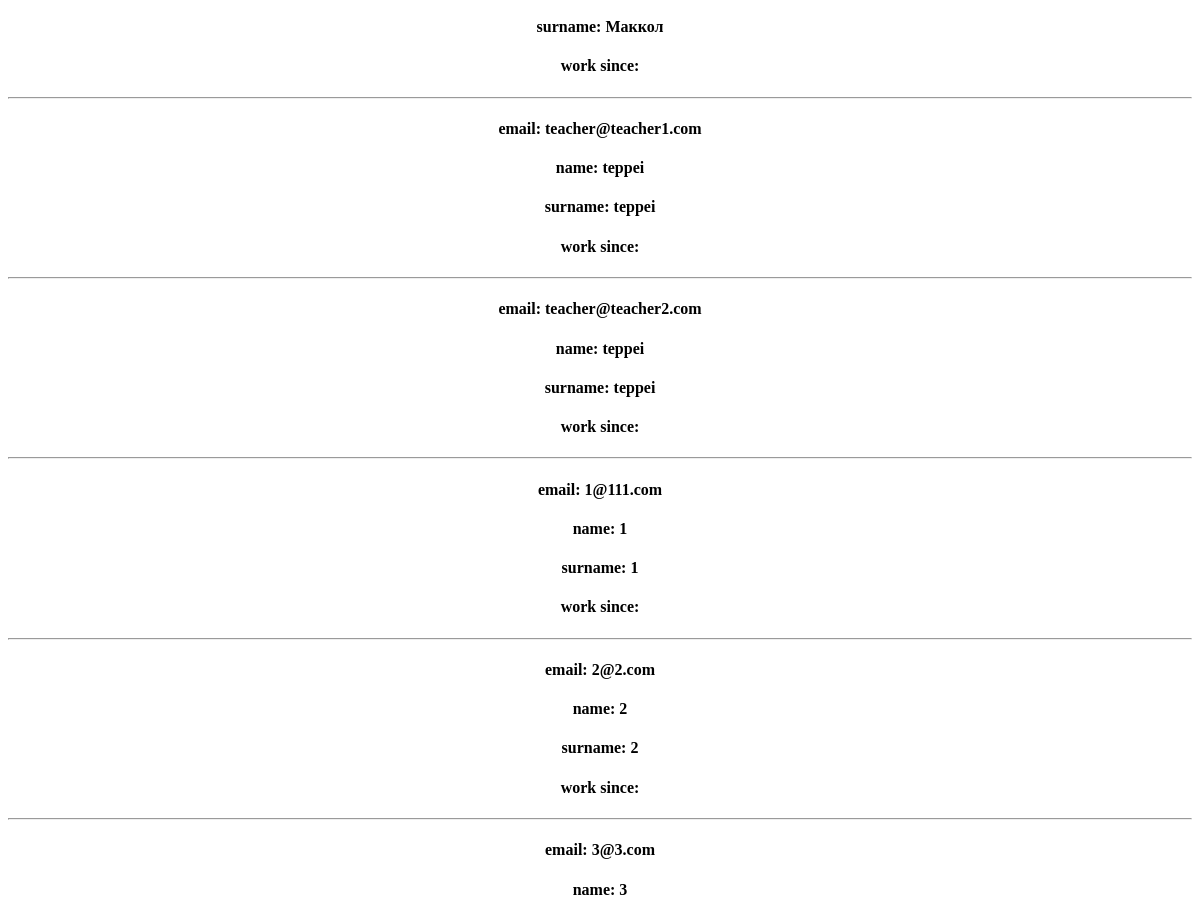
Before: /main/ (middle part) with the older database file.
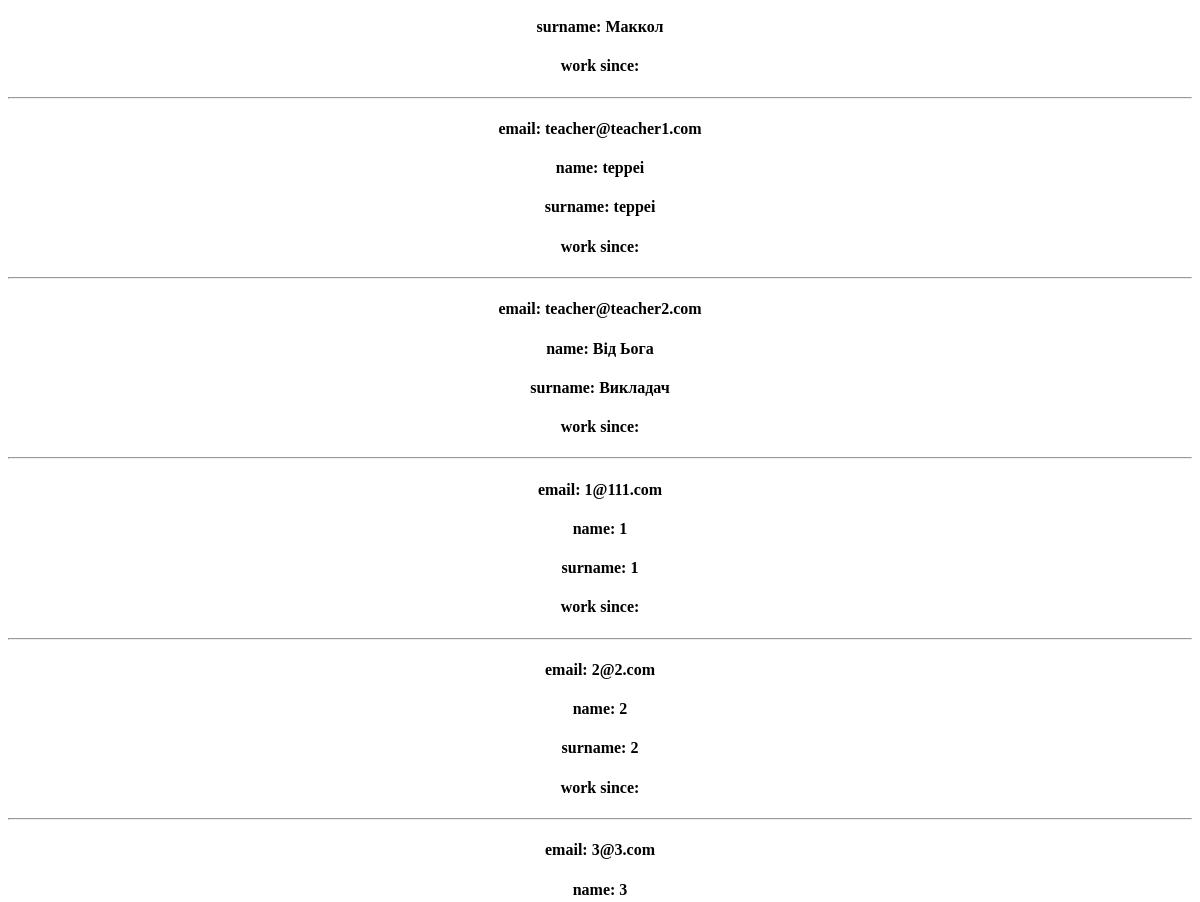
After: the same page with the newer database file.
### journal/models.py (models this page shows, shortened)
class CustomUser(AbstractBaseUser):
    name = models.CharField(max_length=15, null=False, verbose_name="Ім'я")
    surname = models.CharField(max_length=15, null=False, verbose_name="Прізвище")
    patronymic = models.CharField(max_length=15, blank=True, null=True, verbose_name="По батькові")
    email = models.EmailField(unique=True)  # require
    phone_number = models.CharField(max_length=16, blank=True, null=True, verbose_name="Номер телефону")
    avatar = models.ImageField(upload_to='user/avatar/', blank=True, null=True, verbose_name="Аватар")
    date_of_birth = models.DateField(null=True, verbose_name="День народження")
    about = models.TextField(null=True, verbose_name="Про себе")
    role = models.CharField(max_length=8, null=False, default="Other", verbose_name="Роль")
    is_active = models.BooleanField(default=True)
    is_staff = models.BooleanField(default=False)
    is_admin = models.BooleanField(default=False)
    USERNAME_FIELD = 'email'
    REQUIRED_FIELDS = ["name", "surname"]
    objects = CustomUserManager()

### journal/views.py (the view)
# urls.py: path('', own_profile, name="main"),
def main(request):
    user_model = get_user_model()
    all_users = user_model.objects.all()
    return render(request, 'journal/main.html', {'all_users': all_users, 'title': "main"})

### journal/templates/journal/main.html (shortened to what this page needs)
{% extends 'journal/base.html' %}
{% block main %}
{% for user in all_users %}
<h4>email: {{ user.email }}</h4>
<h4>name: {{ user.name }}</h4>
<h4>surname: {{ user.surname }}</h4>
<h4>work since: {{ user.teacher.working_since }}</h4>
<hr>
{% endfor %}
{% endblock %}

Changed rows visible on the page:
changed CustomUser "teacher@teacher2.com": name "teppei" → "Від Ьога"; surname "teppei" → "Викладач"
